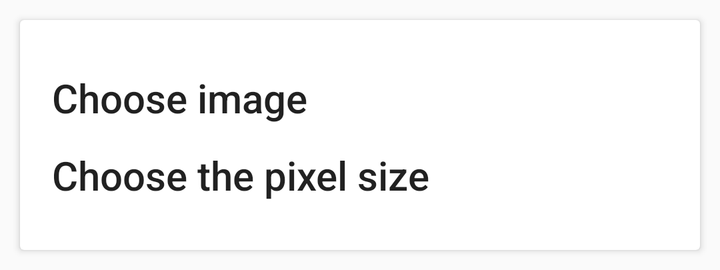
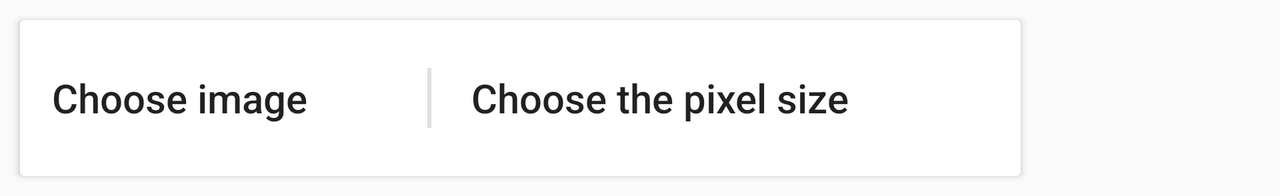

An Android layout and its configuration variant, each rendered on a device that would load it. The default file and the variant file are quoted in full after the pictures.
<!-- AndroidManifest.xml: application theme AppTheme -->
<!-- res/layout/activity_main__card_view.xml -->
<?xml version="1.0" encoding="utf-8"?>
<android.support.v7.widget.CardView xmlns:android="http://schemas.android.com/apk/res/android"
    android:layout_width="match_parent"
    android:layout_height="wrap_content"
    android:layout_margin="10dp"
    android:background="@color/white">

    <LinearLayout
        style="@style/Widget.CardContent"
        android:layout_width="match_parent"
        android:layout_height="match_parent"
        android:orientation="vertical">

        

        <LinearLayout
            android:layout_width="match_parent"
            android:layout_height="wrap_content"
            android:gravity="center_vertical"
            android:orientation="horizontal">

            <TextView
                android:id="@+id/id_activity_main__file_label_text_view"
                style="@style/CommonTextSizeStyle"
                android:layout_width="match_parent"
                android:layout_height="wrap_content"
                android:layout_weight="1"
                android:focusable="true"
                android:text="@string/activity_main__sd_card_option"
                android:textAppearance="@style/TextAppearance.AppCompat.Title" />

            <ImageView
                android:id="@+id/id_activity_main__file_image_view"
                android:layout_width="@dimen/activity_input_options__image_size"
                android:layout_height="@dimen/activity_input_options__image_size"
                android:layout_marginEnd="10dp"
                android:layout_marginLeft="10dp"
                android:layout_marginRight="10dp"
                android:layout_marginStart="10dp"
                android:contentDescription="@string/activity_main__icon_content_description"
                android:gravity="right"
                android:src="@mipmap/ic_folder_open_black_48dp"
                android:visibility="visible" />
        </LinearLayout>

        <ImageView style="@style/CardViewSeparatorStyle" />

        

        <LinearLayout
            android:layout_width="match_parent"
            android:layout_height="wrap_content"
            android:layout_marginTop="10dp"
            android:orientation="horizontal">

            <TextView
                android:id="@+id/id_activity_main__pixel_size_label_text_view"
                style="@style/CommonTextSizeStyle"
                android:layout_width="match_parent"
                android:layout_height="wrap_content"
                android:layout_weight="1"
                android:focusable="true"
                android:text="@string/activity_main__pixel_size_option"
                android:textAppearance="@style/TextAppearance.AppCompat.Title" />

            <TextView
                android:id="@+id/id_activity_main__pixel_size_text_view"
                style="@style/CommonTextSizeStyle"
                android:layout_width="60dp"
                android:layout_height="wrap_content"
                android:layout_marginEnd="10dp"
                android:layout_marginRight="10dp"
                android:gravity="right"
                android:textAppearance="@style/TextAppearance.AppCompat.Title" />
        </LinearLayout>
    </LinearLayout>
</android.support.v7.widget.CardView>
<!-- resources referenced by this layout -->
<resources>
  <color name="white">#FFFFFF</color>
  <dimen name="activity_input_options__image_size">30dp</dimen>
  <string name="activity_main__icon_content_description">Open file chooser</string>
  <string name="activity_main__pixel_size_option">Choose the pixel size</string>
  <string name="activity_main__sd_card_option">Choose image</string>
  <style name="CommonTextSizeStyle">
          <item name="android:textSize">@dimen/common__text_size</item>
      </style>
  <style name="Widget.CardContent" parent="android:Widget">
          <item name="android:paddingLeft">16dp</item>
          <item name="android:paddingStart">16dp</item>
          <item name="android:paddingRight">16dp</item>
          <item name="android:paddingEnd">16dp</item>
          <item name="android:paddingTop">24dp</item>
          <item name="android:paddingBottom">24dp</item>
          <item name="android:orientation">vertical</item>
      </style>
  <style name="AppTheme" parent="Theme.AppCompat.Light.DarkActionBar">
          
          <item name="colorPrimary">@color/colorPrimary</item>
          
          <item name="colorPrimaryDark">@color/colorPrimaryDark</item>
          
          <item name="colorAccent">@color/colorAccent</item>
          
          <item name="colorControlNormal">@color/colorPrimary</item>
          
          <item name="colorControlActivated">@color/colorPrimaryDark</item>
          
          <item name="colorControlHighlight">@color/grey_300</item>
  
          <item name="android:windowNoTitle">true</item>
          <item name="windowActionBar">false</item>
          <item name="windowNoTitle">true</item>
          <item name="android:actionOverflowButtonStyle">@style/Widget.ActionButton.Overflow</item>
      </style>
  <dimen name="common__text_size">20sp</dimen>
  <color name="colorPrimary">@color/teal_500</color>
  <color name="colorPrimaryDark">@color/teal_800</color>
  <color name="colorAccent">@color/blue_grey_500</color>
  <color name="grey_300">#E0E0E0</color>
  <style name="Widget.ActionButton.Overflow" parent="@android:style/Widget.Holo.ActionButton.Overflow">
          <item name="android:contentDescription">Toolbar overflow button.</item>
      </style>
  <color name="teal_500">#009688</color>
  <color name="teal_800">#00695C</color>
  <color name="blue_grey_500">#607D8B</color>
</resources>
<!-- res/layout-land/activity_main__card_view.xml (the repository's variant of the layout above) -->
<!-- drawn on the phone turned sideways -->
<?xml version="1.0" encoding="utf-8"?>
<android.support.v7.widget.CardView xmlns:android="http://schemas.android.com/apk/res/android"
    android:layout_width="wrap_content"
    android:layout_height="wrap_content"
    android:layout_margin="10dp"
    android:background="@color/white">

    <LinearLayout
        style="@style/Widget.CardContent"
        android:layout_width="match_parent"
        android:layout_height="match_parent"
        android:gravity="center_vertical"
        android:orientation="horizontal">

        

        <LinearLayout
            android:layout_width="match_parent"
            android:layout_height="wrap_content"
            android:gravity="center_vertical"
            android:orientation="horizontal">

            <TextView
                android:id="@+id/id_activity_main__file_label_text_view"
                style="@style/CommonTextSizeStyle"
                android:layout_width="match_parent"
                android:layout_height="wrap_content"
                android:layout_weight="1"
                android:focusable="true"
                android:text="@string/activity_main__sd_card_option"
                android:textAppearance="@style/TextAppearance.AppCompat.Title" />

            <ImageView
                android:id="@+id/id_activity_main__file_image_view"
                android:layout_width="@dimen/activity_input_options__image_size"
                android:layout_height="@dimen/activity_input_options__image_size"
                android:layout_marginEnd="10dp"
                android:layout_marginLeft="10dp"
                android:layout_marginRight="10dp"
                android:layout_marginStart="10dp"
                android:contentDescription="@string/activity_main__icon_content_description"
                android:gravity="right"
                android:src="@mipmap/ic_folder_open_black_48dp"
                android:visibility="visible" />
        </LinearLayout>

        <ImageView style="@style/HorizontalCardViewSeparatorStyle" />

        

        <LinearLayout
            android:layout_width="match_parent"
            android:layout_height="wrap_content"
            android:layout_marginLeft="10dp"
            android:orientation="horizontal">

            <TextView
                android:id="@+id/id_activity_main__pixel_size_label_text_view"
                style="@style/CommonTextSizeStyle"
                android:layout_width="match_parent"
                android:layout_height="wrap_content"
                android:layout_weight="1"
                android:focusable="true"
                android:text="@string/activity_main__pixel_size_option"
                android:textAppearance="@style/TextAppearance.AppCompat.Title" />

            <TextView
                android:id="@+id/id_activity_main__pixel_size_text_view"
                style="@style/CommonTextSizeStyle"
                android:layout_width="60dp"
                android:layout_height="wrap_content"
                android:layout_marginEnd="10dp"
                android:layout_marginRight="10dp"
                android:gravity="right"
                android:textAppearance="@style/TextAppearance.AppCompat.Title" />
        </LinearLayout>
    </LinearLayout>
</android.support.v7.widget.CardView>
<!-- resources referenced by the variant -->
<!-- as the phone turned sideways resolves them -->
<resources>
  <color name="white">#FFFFFF</color>
  <dimen name="activity_input_options__image_size">30dp</dimen>
  <string name="activity_main__icon_content_description">Open file chooser</string>
  <string name="activity_main__pixel_size_option">Choose the pixel size</string>
  <string name="activity_main__sd_card_option">Choose image</string>
  <style name="CommonTextSizeStyle">
          <item name="android:textSize">@dimen/common__text_size</item>
      </style>
  <style name="HorizontalCardViewSeparatorStyle">
          <item name="android:layout_width">2dp</item>
          <item name="android:layout_height">match_parent</item>
          <item name="android:layout_marginLeft">10dp</item>
          <item name="android:layout_marginRight">10dp</item>
          <item name="android:background">@color/grey_300</item>
      </style>
  <style name="Widget.CardContent" parent="android:Widget">
          <item name="android:paddingLeft">16dp</item>
          <item name="android:paddingStart">16dp</item>
          <item name="android:paddingRight">16dp</item>
          <item name="android:paddingEnd">16dp</item>
          <item name="android:paddingTop">24dp</item>
          <item name="android:paddingBottom">24dp</item>
          <item name="android:orientation">vertical</item>
      </style>
  <style name="AppTheme" parent="Theme.AppCompat.Light.DarkActionBar">
          
          <item name="colorPrimary">@color/colorPrimary</item>
          
          <item name="colorPrimaryDark">@color/colorPrimaryDark</item>
          
          <item name="colorAccent">@color/colorAccent</item>
          
          <item name="colorControlNormal">@color/colorPrimary</item>
          
          <item name="colorControlActivated">@color/colorPrimaryDark</item>
          
          <item name="colorControlHighlight">@color/grey_300</item>
  
          <item name="android:windowNoTitle">true</item>
          <item name="windowActionBar">false</item>
          <item name="windowNoTitle">true</item>
          <item name="android:actionOverflowButtonStyle">@style/Widget.ActionButton.Overflow</item>
      </style>
  <dimen name="common__text_size">20sp</dimen>
  <color name="grey_300">#E0E0E0</color>
  <color name="colorPrimary">@color/teal_500</color>
  <color name="colorPrimaryDark">@color/teal_800</color>
  <color name="colorAccent">@color/blue_grey_500</color>
  <style name="Widget.ActionButton.Overflow" parent="@android:style/Widget.Holo.ActionButton.Overflow">
          <item name="android:contentDescription">Toolbar overflow button.</item>
      </style>
  <color name="teal_500">#009688</color>
  <color name="teal_800">#00695C</color>
  <color name="blue_grey_500">#607D8B</color>
</resources>
